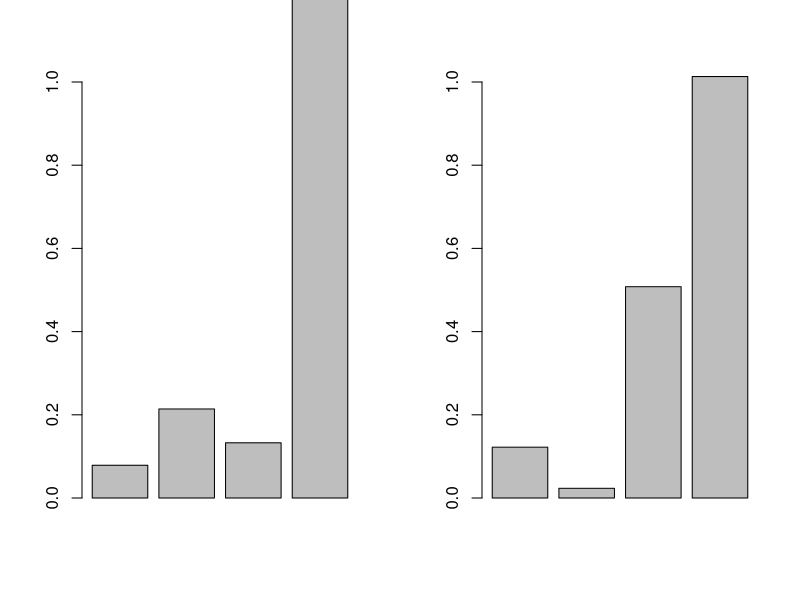
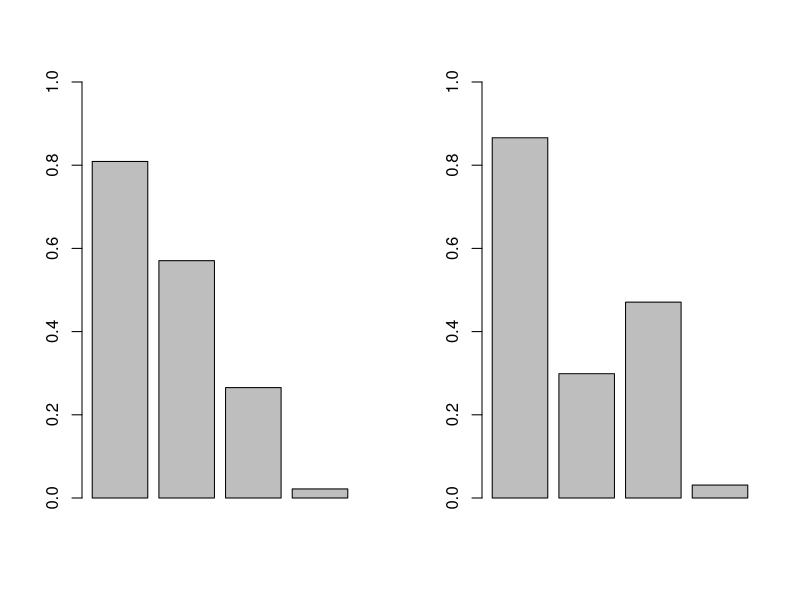
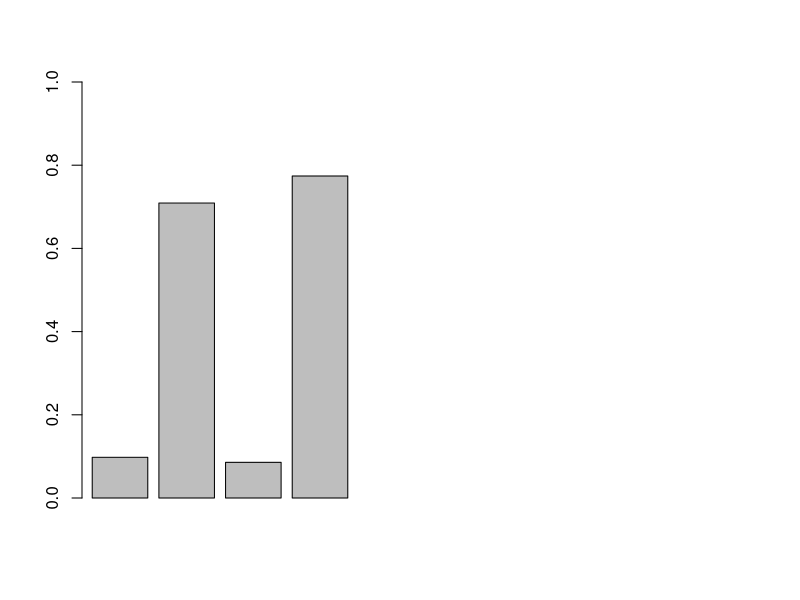
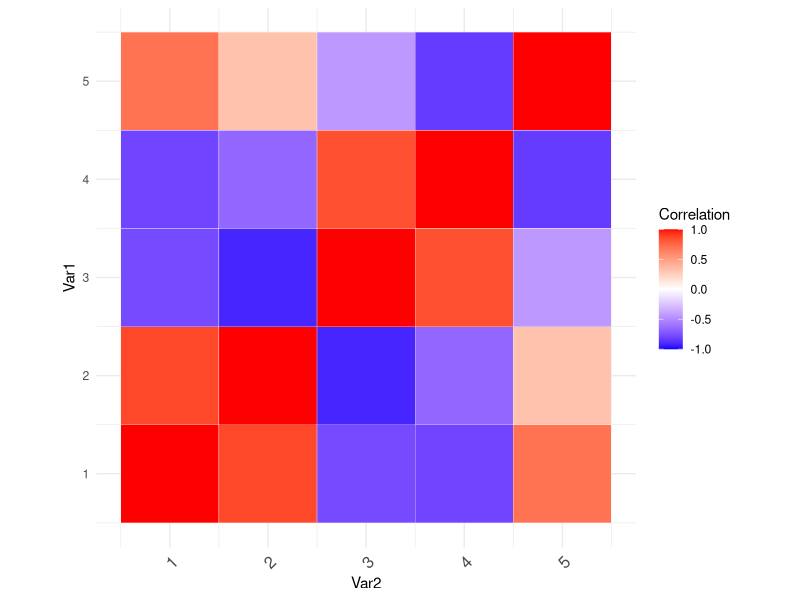

Reproduce these figures in R, in order.
# July 6, 2022
# Use Foldiaks engine

# Show Distributed Representations of Snacks
# Also show how a goal gets represented

#install.packages("readxl")
library(readxl)
library(tidyverse)

read_excel("foursnacks2.xlsx")->itemdf

set.seed(100)

names(itemdf)<-NULL

itemdf[,2:6]->itemdf
t(itemdf)->itemdf

########Setup Functions: Softmax, Normalize
normalize <- function(M) {
  #center data
  means = apply(M,2,mean)
  Xnorm = t(apply(M,1,function(x) {x-means}))
  Xnorm
}


softmax <- function(vec, lambda) {
  ##Multiply vec by lambda
  vec <- lambda*vec
  ##Exponentiate
  vec<- exp(vec)
  vec<-vec/(0.6*sum(vec))
  return(vec)
}


normalize(itemdf)->sitemdf

#Declare the parameters
eta<-0.02
beta<-0.01
epsilon<-0.01

n_components<-4 #representation layer
n_obs<-5

trainNetwork <- function(Xnorm,repunit,eta) {
  #Xnorm is the normalized matrix (n_obs x features)
  #n_components is the number of representation units 
  
  # initialize
  n_features = ncol(Xnorm) #this is 24 in the present data set
  epochs = 2500
  z = epochs*nrow(Xnorm) 
  Q = matrix(data=runif(n_features*repunit,-1, 1), 
             nrow=repunit, 
             ncol=n_features)
  
  #Q[i,] are the Oja weights into the ith repunit
  #W[j,] are the decorrelating weights into the jth repunit
  
  Q = normalize(Q)
  W = matrix(data = 0, nrow=repunit, ncol=repunit)
  Y = matrix(data=0,nrow=n_obs,ncol=repunit)
  Yhist<-list()
  svdhist<-list()
  # train
  for (n in seq(1:z)) {
    ind = n%%(n_obs)+1
    for (j in seq(1:repunit)) {
      Y[ind,j] = Q[j,]%*%Xnorm[ind,] + W[j,]%*%Y[ind,]
      Q[j,] = Q[j,]+eta*(Y[ind,j]*Xnorm[ind,]-
                           ((Y[ind,j])^2)*(Q[j,]))
      for (k in 1:repunit) {
        if (j!=k) {
          W[j,k] = W[j,k] - beta*Y[ind, k]*Y[ind, j] + 
            (beta/100)*(Y[ind,k]^2+Y[ind,j]^2)*W[j,k]
          #W[j,k] = W[j,k] - beta*Y[ind, k]*Y[ind, j] 
        }  
      }
    } #for each rep unit
    #dwts<<-learndeltawts(Y[ind, ], itemdf[ind, ], dwts)
    Yhist[[n]]<-Y
    #svdhist[[n]]<-svd(Y%*%dwts)$d  
  } #for each observation
  #list(data = Y, pc = Q, history = Yhist, svdh = svdhist)
  list(data = Y, pc = Q, history = Yhist)
}

results = trainNetwork(sitemdf, n_components,eta)

softmax(results$data[1 ,], 1)->apple
softmax(results$data[2, ], 1)->grape
softmax(results$data[3, ], 1)->cake
softmax(results$data[4, ], 1)->cookie
softmax(results$data[5, ], 1)->goal


par(mfrow=c(1,2))
barplot(apple, ylim=c(0,1)) 
barplot(grape, ylim=c(0,1)) 
barplot(cake, ylim=c(0,1)) 
barplot(cookie, ylim=c(0,1))
barplot(goal, ylim=c(0,1))




######Generate and Plot the Correlation Matrix
coremat <- matrix(c(apple, grape, cake, cookie, goal), ncol = 5)

cormat <- round(cor(coremat),2)
cormat

library(reshape2)
melted_cormat <- melt(cormat)
melted_cormat

#lower_tri <- get_lower_tri(cormat)
#lower_tri

#melted_cormat <- melt(lower_tri, na.rm = TRUE)

ggplot(data = melted_cormat, aes(Var2, Var1, fill = value))+
  geom_tile(color = "white")+
  scale_fill_gradient2(low = "blue", high = "red", mid = "white", 
                       midpoint = 0, limit = c(-1,1), space = "Lab", 
                       name="Correlation") +
  theme_minimal()+ 
  theme(axis.text.x = element_text(angle = 45, vjust = 1, 
                                   size = 12, hjust = 1))+
  coord_fixed()


######End of code for correlation matrix

###apple: 0.07870409 0.21402652 0.13267074 1.24126533
###cake: 0.80898203 0.57052801 0.26534348 0.02181315
###goal: 0.09781264 0.70902785 0.08576166 0.77406451
